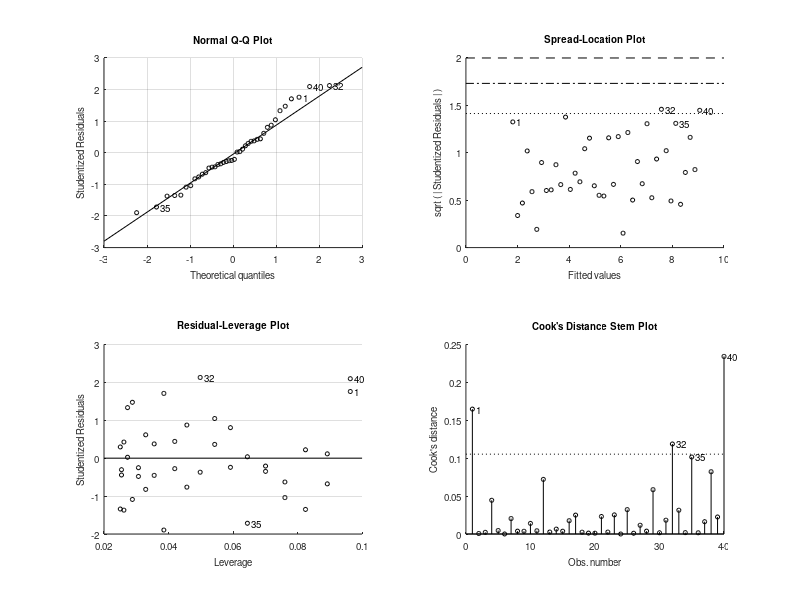

The MATLAB script that drew this image: (Note: this script raises an error after producing the figure.)
% Fit a line, read its prediction interval, and check the residuals that judge it
rng(6);
load_kN = linspace(2, 20, 40)';
deflection = 0.42*load_kN + 0.8 + 0.35*randn(size(load_kN));    % mm

m = fitlm(load_kN, deflection);
b = m.Coefficients.Estimate;
fprintf('deflection = %.3f * load + %.3f mm, R^2 = %.4f\n', b(2), b(1), m.Rsquared.Ordinary);
[yq, yci] = predict(m, 25, 'Prediction', 'observation');
fprintf('At 25 kN: %.2f mm, 95%% prediction interval %.2f to %.2f mm\n', yq, yci(1), yci(2));

xq = linspace(0, 26, 100)';
[yf, band] = predict(m, xq, 'Prediction', 'observation');

subplot(2, 1, 1);
plot(load_kN, deflection, 'o');
hold on;
plot(xq, yf, 'LineWidth', 2);
plot(xq, band(:, 1), '--');
plot(xq, band(:, 2), '--');
hold off;
title('Fit and 95% prediction interval');
xlabel('Load (kN)');
ylabel('Deflection (mm)');
grid on;

subplot(2, 1, 2);
r = m.Residuals.Raw;
plot(m.Fitted, r, 'o');
yline(0);
title('Residuals against fitted values: no pattern');
xlabel('Fitted deflection (mm)');
ylabel('Residual (mm)');
grid on;
